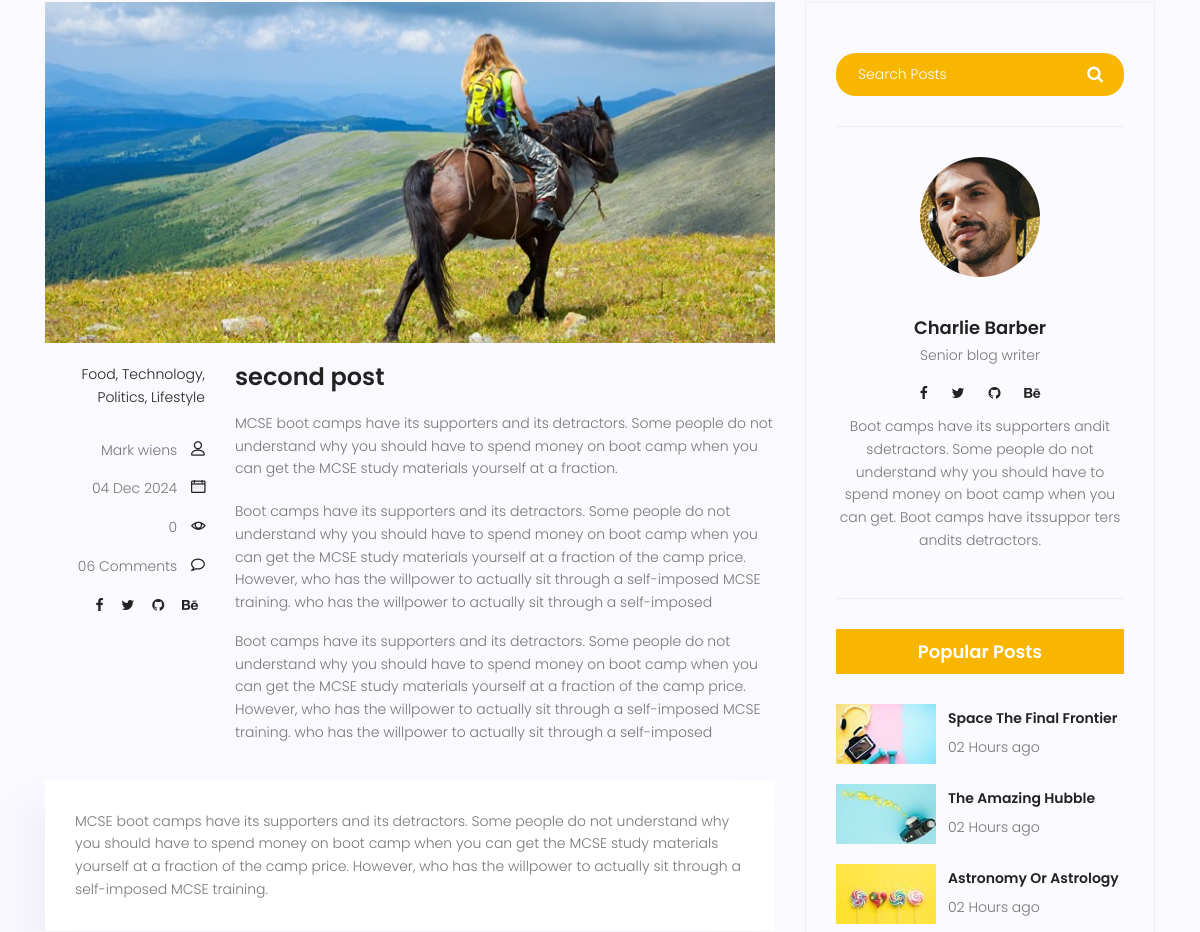
The app's page /blog/post-2 (middle part), older data.
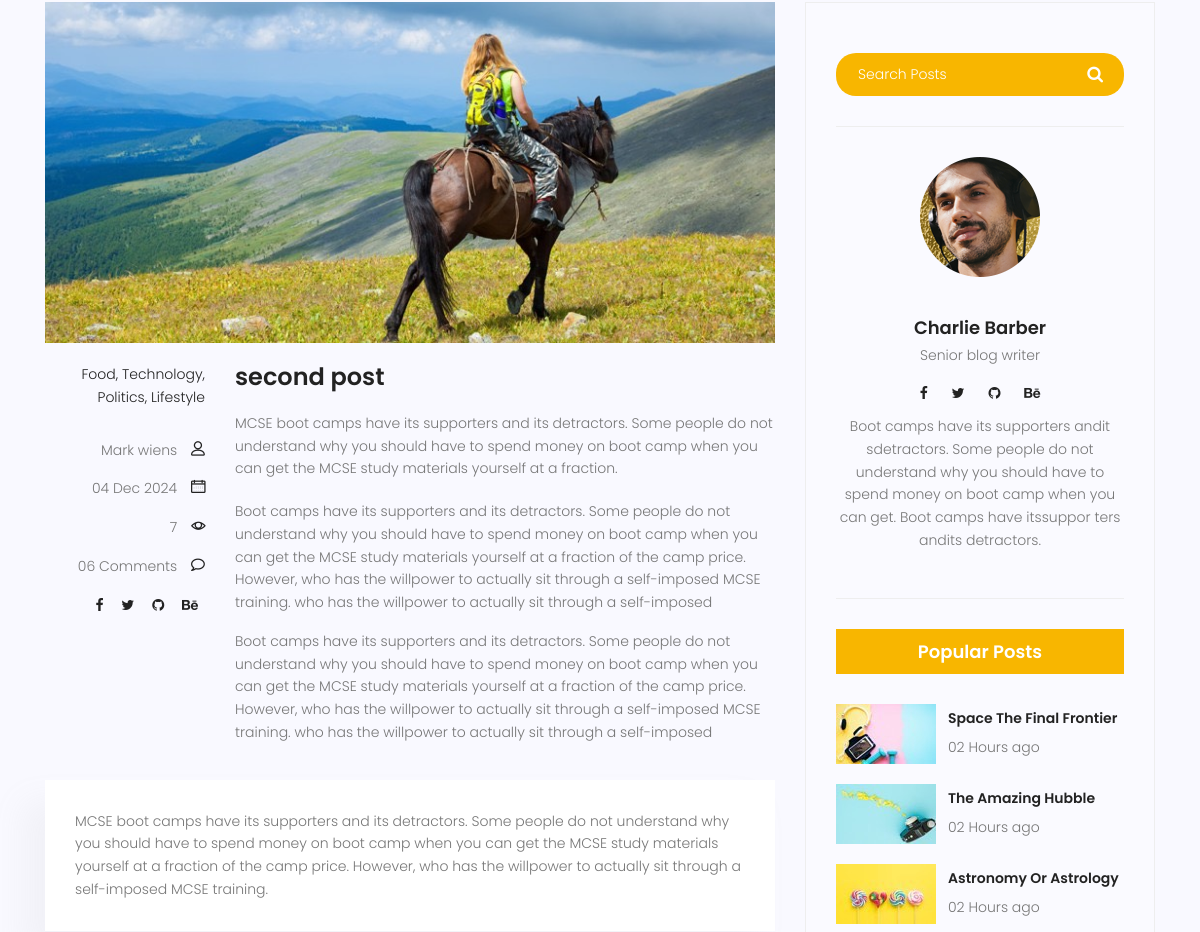
The same page, newer data.
### blog/models.py (models this page shows, shortened)
class Post(models.Model):
    author=models.ForeignKey(User,on_delete=models.SET_NULL,null=True)
    image=models.ImageField(upload_to='blog/',default='blog/default.jpg')
    title=models.CharField(max_length=255)
    content=models.TextField()
    counted_view=models.IntegerField(default=0)
    status=models.BooleanField(default=False)
    published_date=models.DateTimeField(null=True)
    created_date= models.DateTimeField(auto_now_add=True)
    updated_date= models.DateTimeField(auto_now=True)

### blog/views.py (the view)
# urls.py: path('post-<int:pid>',blog_single,name='blog_single')
def blog_single (request,pid):
    post=Post.objects.get(id=pid)
    context={'post':post}
    view=counter(pid)
    return render (request,'blog/blog-single.html',context,)

### blog/views.py (called while the page is built)
def counter(pid):
    post=Post.objects.get(id=pid)
    post.counted_view=post.counted_view+1
    post.save()

### templates/blog/blog-single.html (shortened to what this page needs)
{%extends 'base.html'%}
{% load static%}
{%block content %}
			<section class="post-content-area single-post-area">
				<div class="container">
					<div class="row">
						<div class="col-lg-8 posts-list">
							<div class="single-post row">
								<div class="col-lg-12">
									<div class="feature-img">
										<img class="img-fluid" src="{% static 'img/blog/feature-img1.jpg' %}" alt="">
									</div>
								</div>
								<div class="col-lg-3  col-md-3 meta-details">
									<ul class="tags">
										<li><a href="#">Food,</a></li>
										<li><a href="#">Technology,</a></li>
										<li><a href="#">Politics,</a></li>
										<li><a href="#">Lifestyle</a></li>
									</ul>
									<div class="user-details row">
										<p class="user-name col-lg-12 col-md-12 col-6"><a href="#">Mark wiens</a> <span class="lnr lnr-user"></span></p>
										<p class="date col-lg-12 col-md-12 col-6"><a href="#">{{post.published_date|date:'d M Y'}}</a> <span class="lnr lnr-calendar-full"></span></p>
										<p class="view col-lg-12 col-md-12 col-6"><a href="#">{{post.counted_view}}</a> <span class="lnr lnr-eye"></span></p>
										<p class="comments col-lg-12 col-md-12 col-6"><a href="#">06 Comments</a> <span class="lnr lnr-bubble"></span></p>
										<ul class="social-links col-lg-12 col-md-12 col-6">
											<li><a href="#"><i class="fa fa-facebook"></i></a></li>
											<li><a href="#"><i class="fa fa-twitter"></i></a></li>
											<li><a href="#"><i class="fa fa-github"></i></a></li>
											<li><a href="#"><i class="fa fa-behance"></i></a></li>
										</ul>
									</div>
								</div>
								<div class="col-lg-9 col-md-9">
									<h3 class="mt-20 mb-20">{{post.title}}</h3>
									<p class="excert">
										MCSE boot camps have its supporters and its detractors. Some people do not understand why you should have to spend money on boot camp when you can get the MCSE study materials yourself at a fraction.
									</p>
									<p>
										Boot camps have its supporters and its detractors. Some people do not understand why you should have to spend money on boot camp when you can get the MCSE study materials yourself at a fraction of the camp price. However, who has the willpower to actually sit through a self-imposed MCSE training. who has the willpower to actually sit through a self-imposed
									</p>
									<p>
										Boot camps have its supporters and its detractors. Some people do not understand why you should have to spend money on boot camp when you can get the MCSE study materials yourself at a fraction of the camp price. However, who has the willpower to actually sit through a self-imposed MCSE training. who has the willpower to actually sit through a self-imposed
									</p>
								</div>
								<div class="col-lg-12">
									<div class="quotes">
										MCSE boot camps have its supporters and its detractors. Some people do not understand why you should have to spend money on boot camp when you can get the MCSE study materials yourself at a fraction of the camp price. However, who has the willpower to actually sit through a self-imposed MCSE training.
									</div>
								</div>
							</div>
						</div>
						<div class="col-lg-4 sidebar-widgets">
							<div class="widget-wrap">
								<div class="single-sidebar-widget search-widget">
									<form class="search-form" action="#">
			                            <input placeholder="Search Posts" name="search" type="text" onfocus="this.placeholder = ''" onblur="this.placeholder = 'Search Posts'" >
			                            <button type="submit"><i class="fa fa-search"></i></button>
			                        </form>
								</div>
								<div class="single-sidebar-widget user-info-widget">
									<img src="{% static 'img/blog/user-info.png' %}" alt="">
									<a href="#"><h4>Charlie Barber</h4></a>
									<p>
										Senior blog writer
									</p>
									<ul class="social-links">
										<li><a href="#"><i class="fa fa-facebook"></i></a></li>
										<li><a href="#"><i class="fa fa-twitter"></i></a></li>
										<li><a href="#"><i class="fa fa-github"></i></a></li>
										<li><a href="#"><i class="fa fa-behance"></i></a></li>
									</ul>
									<p>
										Boot camps have its supporters andit sdetractors. Some people do not understand why you should have to spend money on boot camp when you can get. Boot camps have itssuppor ters andits detractors.
									</p>
								</div>
								<div class="single-sidebar-widget popular-post-widget">
									<h4 class="popular-title">Popular Posts</h4>
									<div class="popular-post-list">
										<div class="single-post-list d-flex flex-row align-items-center">
											<div class="thumb">
												<img class="img-fluid" src="{% static 'img/blog/pp1.jpg' %}" alt="">
											</div>
											<div class="details">
												<a href="blog-single.html"><h6>Space The Final Frontier</h6></a>
												<p>02 Hours ago</p>
											</div>
										</div>
										<div class="single-post-list d-flex flex-row align-items-center">
											<div class="thumb">
												<img class="img-fluid" src="{% static 'img/blog/pp2.jpg' %}" alt="">
											</div>
											<div class="details">
												<a href="blog-single.html"><h6>The Amazing Hubble</h6></a>
												<p>02 Hours ago</p>
											</div>
										</div>
										<div class="single-post-list d-flex flex-row align-items-center">
											<div class="thumb">
												<img class="img-fluid" src="{% static 'img/blog/pp3.jpg' %}" alt="">
											</div>
											<div class="details">
												<a href="blog-single.html"><h6>Astronomy Or Astrology</h6></a>
												<p>02 Hours ago</p>
											</div>
										</div>
									</div>
								</div>
							</div>
						</div>
					</div>
				</div>
			</section>
{%endblock%}

### templates/base.html (shortened to what this page needs)
{%load static%}
<!DOCTYPE html>
<html lang="zxx" class="no-js">
<head>
        <link rel="stylesheet" href="{%static 'css/linearicons.css' %}">
        <link rel="stylesheet" href="{%static 'css/font-awesome.min.css' %}">
        <link rel="stylesheet" href="{%static 'css/bootstrap.css' %}">
        <link rel="stylesheet" href="{%static 'css/magnific-popup.css' %}">
        <link rel="stylesheet" href="{%static 'css/jquery-ui.css' %}">
        <link rel="stylesheet" href="{%static 'css/nice-select.css' %}">
        <link rel="stylesheet" href="{%static 'css/animate.min.css' %}">
        <link rel="stylesheet" href="{%static 'css/owl.carousel.css' %}">
        <link rel="stylesheet" href="{%static 'css/main.css' %}">
    </head>
		<body>
            {%block content%}
            {%endblock%}
		</body>

Row changes from the older to the newer data that the page shows:
changed Post "second post": counted_view "0" → "7"
